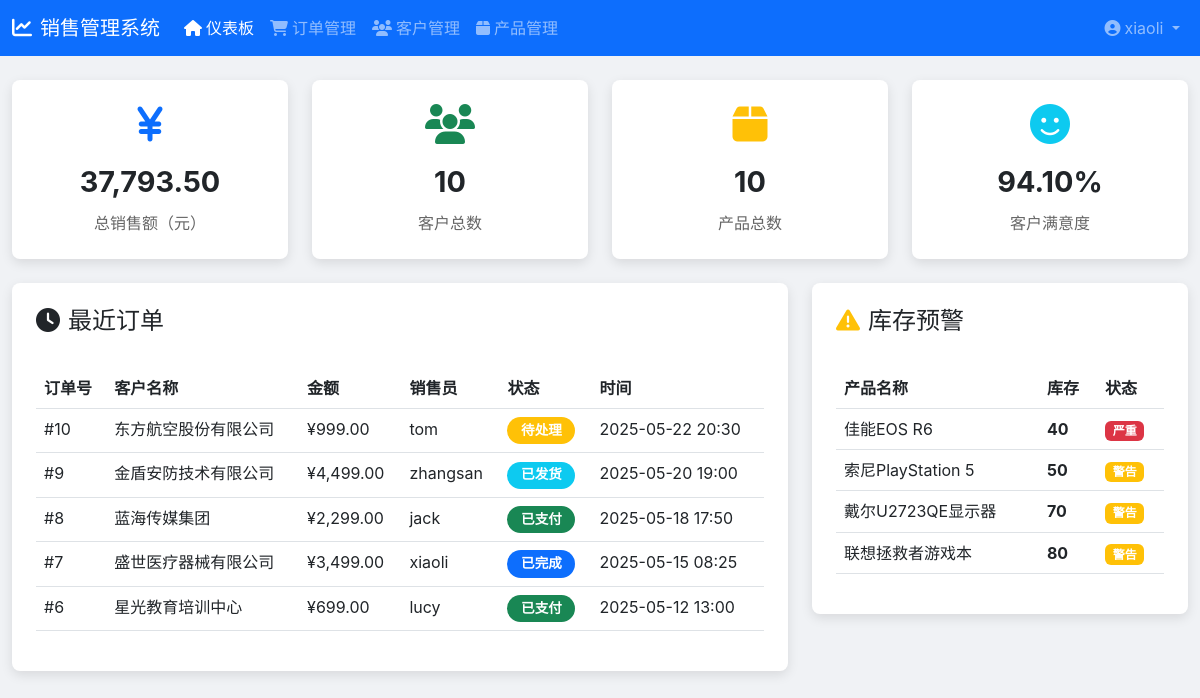
Page /public/dashboard.php (signed in) on the committed database.
### tables this page shows
CREATE TABLE IF NOT EXISTS sales_orders (
    id INT AUTO_INCREMENT PRIMARY KEY COMMENT '订单ID',
    customer_id INT NOT NULL COMMENT '关联客户ID',
    user_id INT NOT NULL COMMENT '负责销售的员工ID',
    total_amount DECIMAL(12, 2) NOT NULL COMMENT '订单总金额',
    status ENUM(
        'pending',
        'paid',
        'shipped',
        'completed',
        'cancelled'
    ) DEFAULT 'pending' COMMENT '订单状态: 
        pending-待处理, 
        paid-已付款, 
        shipped-已发货, 
        completed-已完成, 
        cancelled-已取消',
    created_at TIMESTAMP DEFAULT CURRENT_TIMESTAMP COMMENT '下单时间',
    FOREIGN KEY (customer_id) REFERENCES customers(id),
    FOREIGN KEY (user_id) REFERENCES users(id)
) COMMENT = '销售订单主表';

CREATE TABLE IF NOT EXISTS customers (
    id INT AUTO_INCREMENT PRIMARY KEY COMMENT '客户ID',
    name VARCHAR(255) NOT NULL COMMENT '客户公司全称',
    industry VARCHAR(100) COMMENT '所属行业',
    region VARCHAR(100) COMMENT '所在地区',
    contact VARCHAR(100) COMMENT '联系人姓名',
    phone VARCHAR(50) COMMENT '联系电话',
    email VARCHAR(100) COMMENT '联系邮箱',
    level ENUM('A', 'B', 'C') DEFAULT 'C' COMMENT '客户等级: A-重点客户, B-普通客户, C-潜在客户',
    created_at TIMESTAMP DEFAULT CURRENT_TIMESTAMP COMMENT '创建时间'
) COMMENT = '客户基本信息表';

CREATE TABLE IF NOT EXISTS users (
    id INT AUTO_INCREMENT PRIMARY KEY COMMENT '主键ID',
    username VARCHAR(100) NOT NULL UNIQUE COMMENT '登录账号(唯一)',
    password VARCHAR(255) NOT NULL COMMENT '加密后的密码',
    role ENUM('admin', 'manager', 'sales') DEFAULT 'sales' COMMENT '角色: admin-管理员, manager-经理, sales-销售',
    created_at TIMESTAMP DEFAULT CURRENT_TIMESTAMP COMMENT '创建时间'
) COMMENT = '系统用户表(存储登录账号和权限信息)';

CREATE TABLE IF NOT EXISTS products (
    id INT AUTO_INCREMENT PRIMARY KEY COMMENT '产品ID',
    name VARCHAR(255) NOT NULL COMMENT '产品名称',
    category VARCHAR(100) COMMENT '产品分类',
    price DECIMAL(10, 2) NOT NULL COMMENT '销售价格',
    cost DECIMAL(10, 2) COMMENT '成本价格',
    stock INT DEFAULT 0 COMMENT '当前库存',
    created_at TIMESTAMP DEFAULT CURRENT_TIMESTAMP COMMENT '创建时间'
) COMMENT = '产品信息及库存管理表';

### public/dashboard.php (the view, shortened to what this page needs)
<?php
try {
    $mysqli = new mysqli(DB_HOST, DB_USER, DB_PASS, DB_NAME);
    $mysqli->set_charset("utf8mb4");
    $mysqli->query("SET SESSION sql_mode = 'STRICT_ALL_TABLES'");
} catch (Exception $e) {
    die("连接失败: " . $e->getMessage());
}
$stats = array();
$result = $mysqli->query("SELECT SUM(total_amount) as total FROM sales_orders WHERE status != 'cancelled'");
$row = $result->fetch_assoc();
$stats['total_sales'] = number_format($row['total'], 2);
$result = $mysqli->query("SELECT COUNT(*) as total FROM customers");
$row = $result->fetch_assoc();
$stats['total_customers'] = $row['total'];
$result = $mysqli->query("SELECT COUNT(*) as total FROM products");
$row = $result->fetch_assoc();
$stats['total_products'] = $row['total'];
$result = $mysqli->query("SELECT value FROM kpi_metrics WHERE metric_name = '客户满意度' ORDER BY collected_at DESC LIMIT 1");
$row = $result->fetch_assoc();
$stats['satisfaction'] = $row['value'];
$result = $mysqli->query("
    SELECT o.*, c.name as customer_name, u.username as sales_person
    FROM sales_orders o
    JOIN customers c ON o.customer_id = c.id
    JOIN users u ON o.user_id = u.id
    ORDER BY o.created_at DESC
    LIMIT 5
");
$recent_orders = array();
while ($row = $result->fetch_assoc()) {
    $recent_orders[] = $row;
}
$result = $mysqli->query("
    SELECT *
    FROM products
    WHERE stock < 100
    ORDER BY stock ASC
");
$low_stock = array();
while ($row = $result->fetch_assoc()) {
    $low_stock[] = $row;
}
?>
<!DOCTYPE html>
<html lang="zh-CN">
<head>
    <link href="https://cdn.bootcdn.net/ajax/libs/twitter-bootstrap/5.3.0/css/bootstrap.min.css" rel="stylesheet">
    <link href="https://cdn.bootcdn.net/ajax/libs/font-awesome/6.4.0/css/all.min.css" rel="stylesheet">
</head>
<body>
    <nav class="navbar navbar-expand-lg navbar-dark bg-primary">
        <div class="container-fluid">
            <a class="navbar-brand" href="#">
                <i class="fas fa-chart-line me-2"></i>销售管理系统
            </a>
            <div class="collapse navbar-collapse" id="navbarNav">
                <ul class="navbar-nav me-auto">
                    <li class="nav-item">
                        <a class="nav-link active" href="#"><i class="fas fa-home me-1"></i>仪表板</a>
                    </li>
                    <li class="nav-item">
                        <a class="nav-link" href="#"><i class="fas fa-shopping-cart me-1"></i>订单管理</a>
                    </li>
                    <li class="nav-item">
                        <a class="nav-link" href="#"><i class="fas fa-users me-1"></i>客户管理</a>
                    </li>
                    <li class="nav-item">
                        <a class="nav-link" href="#"><i class="fas fa-box me-1"></i>产品管理</a>
                    </li>
                </ul>
                <div class="navbar-nav">
                    <div class="nav-item dropdown">
                        <a class="nav-link dropdown-toggle" href="#" id="navbarDropdown" role="button" data-bs-toggle="dropdown">
                            <i class="fas fa-user-circle me-1"></i><?php echo htmlspecialchars($_SESSION['username']); ?>
                        </a>
                    </div>
                </div>
            </div>
        </div>
    </nav>
    <div class="container-fluid py-4">
        <div class="row g-4 mb-4">
            <div class="col-md-3">
                <div class="dashboard-card stat-card">
                    <i class="fas fa-yen-sign text-primary"></i>
                    <div class="stat-value"><?php echo $stats['total_sales']; ?></div>
                    <div class="stat-title">总销售额（元）</div>
                </div>
            </div>
            <div class="col-md-3">
                <div class="dashboard-card stat-card">
                    <i class="fas fa-users text-success"></i>
                    <div class="stat-value"><?php echo $stats['total_customers']; ?></div>
                    <div class="stat-title">客户总数</div>
                </div>
            </div>
            <div class="col-md-3">
                <div class="dashboard-card stat-card">
                    <i class="fas fa-box text-warning"></i>
                    <div class="stat-value"><?php echo $stats['total_products']; ?></div>
                    <div class="stat-title">产品总数</div>
                </div>
            </div>
            <div class="col-md-3">
                <div class="dashboard-card stat-card">
                    <i class="fas fa-smile text-info"></i>
                    <div class="stat-value"><?php echo $stats['satisfaction']; ?>%</div>
                    <div class="stat-title">客户满意度</div>
                </div>
            </div>
        </div>
        <div class="row g-4">
            <div class="col-lg-8">
                <div class="dashboard-card p-4">
                    <h4 class="mb-4"><i class="fas fa-clock me-2"></i>最近订单</h4>
                    <div class="table-responsive">
                        <table class="table table-hover">
                            <thead>
                                <tr>
                                    <th>订单号</th>
                                    <th>客户名称</th>
                                    <th>金额</th>
                                    <th>销售员</th>
                                    <th>状态</th>
                                    <th>时间</th>
                                </tr>
                            </thead>
                            <tbody>
                                <?php foreach ($recent_orders as $order): ?>
                                <tr>
                                    <td>#<?php echo $order['id']; ?></td>
                                    <td><?php echo htmlspecialchars($order['customer_name']); ?></td>
                                    <td>¥<?php echo number_format($order['total_amount'], 2); ?></td>
                                    <td><?php echo htmlspecialchars($order['sales_person']); ?></td>
                                    <td>
                                        <?php
                                        $status_class = array(
                                            'paid' => 'success',
                                            'pending' => 'warning',
                                            'shipped' => 'info',
                                            'completed' => 'primary',
                                            'cancelled' => 'danger'
                                        )[$order['status']];
                                        $status_text = array(
                                            'paid' => '已支付',
                                            'pending' => '待处理',
                                            'shipped' => '已发货',
                                            'completed' => '已完成',
                                            'cancelled' => '已取消'
                                        )[$order['status']];
                                        ?>
                                        <span class="badge bg-<?php echo $status_class; ?> status-badge">
                                            <?php echo $status_text; ?>
                                        </span>
                                    </td>
                                    <td><?php echo date('Y-m-d H:i', strtotime($order['created_at'])); ?></td>
                                </tr>
                                <?php endforeach; ?>
                            </tbody>
                        </table>
                    </div>
                </div>
            </div>
            <div class="col-lg-4">
                <div class="dashboard-card p-4">
                    <h4 class="mb-4"><i class="fas fa-exclamation-triangle text-warning me-2"></i>库存预警</h4>
                    <div class="table-responsive">
                        <table class="table">
                            <thead>
                                <tr>
                                    <th>产品名称</th>
                                    <th>库存</th>
                                    <th>状态</th>
                                </tr>
                            </thead>
                            <tbody>
                                <?php foreach ($low_stock as $product): ?>
                                <tr>
                                    <td><?php echo htmlspecialchars($product['name']); ?></td>
                                    <td class="stock-warning"><?php echo $product['stock']; ?></td>
                                    <td>
                                        <?php if ($product['stock'] < 50): ?>
                                        <span class="badge bg-danger">严重</span>
                                        <?php else: ?>
                                        <span class="badge bg-warning">警告</span>
                                        <?php endif; ?>
                                    </td>
                                </tr>
                                <?php endforeach; ?>
                            </tbody>
                        </table>
                    </div>
                </div>
            </div>
        </div>
    </div>
</body>
</html>

### public/dashboard.php (style rules this page uses)
:root { --primary-color: #1890ff; --success-color: #52c41a; --warning-color: #faad14; --danger-color: #ff4d4f; --card-shadow: 0 4px 12px rgba(0, 0, 0, 0.1); }
body { background-color: #f0f2f5; font-family: -apple-system, BlinkMacSystemFont, "Segoe UI", Roboto, "Helvetica Neue", Arial, "Noto Sans", sans-serif; }
.dashboard-card { background: white; border-radius: 8px; box-shadow: var(--card-shadow); transition: all 0.3s ease; }
.stat-card { padding: 24px; text-align: center; }
.stat-card i { font-size: 2.5rem; margin-bottom: 1rem; }
.stat-card .stat-value { font-size: 1.8rem; font-weight: bold; margin-bottom: 0.5rem; }
.stat-card .stat-title { color: #666; font-size: 1rem; }
.table-responsive { margin-top: 2rem; }
.status-badge { padding: 0.5em 1em; border-radius: 20px; font-size: 0.85em; }
.stock-warning { color: var(--warning-color); font-weight: bold; }

### rows in the picture
sales_orders: id "10", customer.name "东方航空股份有限公司", total_amount "999.00", user.username "tom", status "待处理", created_at "2025-05-22 20:30"
sales_orders: id "9", customer.name "金盾安防技术有限公司", total_amount "4,499.00", user.username "zhangsan", status "已发货", created_at "2025-05-20 19:00"
sales_orders: id "8", customer.name "蓝海传媒集团", total_amount "2,299.00", user.username "jack", status "已支付", created_at "2025-05-18 17:50"
sales_orders: id "7", customer.name "盛世医疗器械有限公司", total_amount "3,499.00", user.username "xiaoli", status "已完成", created_at "2025-05-15 08:25"
sales_orders: id "6", customer.name "星光教育培训中心", total_amount "699.00", user.username "lucy", status "已支付", created_at "2025-05-12 13:00"
products: name "佳能EOS R6", stock "40", shows "严重"
products: name "索尼PlayStation 5", stock "50", shows "警告"
products: name "戴尔U2723QE显示器", stock "70", shows "警告"
products: name "联想拯救者游戏本", stock "80", shows "警告"

### other values in the picture
$_SESSION['username'] "xiaoli"
$stats['total_sales'] "37,793.50"
$stats['total_customers'] "10"
$stats['total_products'] "10"
$stats['satisfaction'] "94.10"
